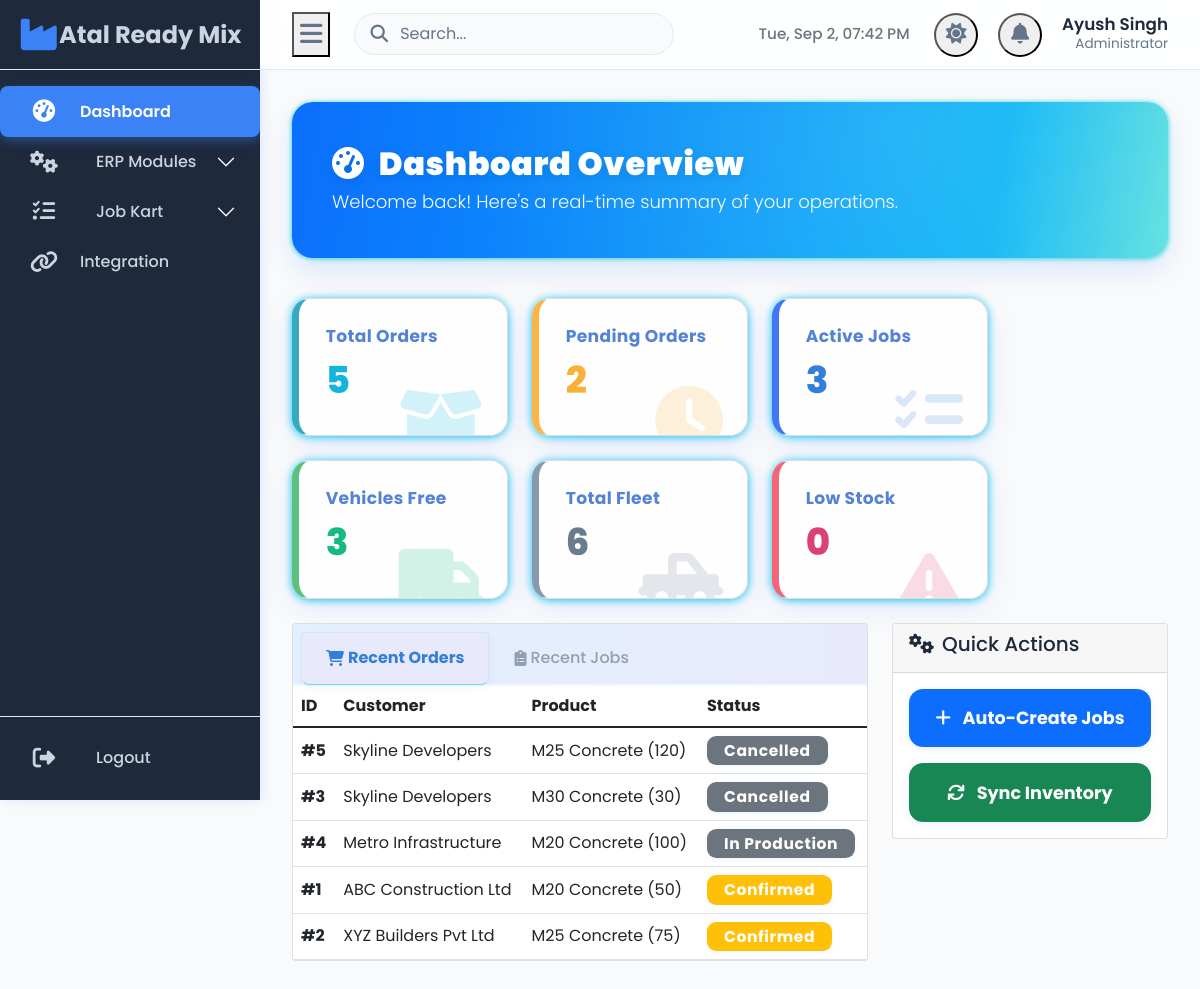
The page /dashboard (signed in) on the database its author committed.
### tables this page shows
CREATE TABLE Orders (
    OrderID INTEGER PRIMARY KEY AUTOINCREMENT,
    CustomerID INTEGER,
    ProductID INTEGER,
    Quantity INTEGER,
    OrderDate DATE,
    DeliverySite TEXT,
    ScheduledDate DATE,
    Status TEXT,
    CreatedBy INTEGER,
    FOREIGN KEY (CustomerID) REFERENCES Customers(CustomerID),
    FOREIGN KEY (ProductID) REFERENCES Products(ProductID),
    FOREIGN KEY (CreatedBy) REFERENCES Users(UserID)
);

CREATE TABLE Customers (
    CustomerID INTEGER PRIMARY KEY AUTOINCREMENT,
    CustomerName TEXT,
    Address TEXT,
    Phone TEXT,
    Email TEXT
);

CREATE TABLE Products (
    ProductID INTEGER PRIMARY KEY AUTOINCREMENT,
    ProductName TEXT NOT NULL,
    Description TEXT,
    Unit TEXT,
    MixDesign TEXT
);

### app.py (the view)
@app.route('/dashboard')
@login_required
def dashboard():
    conn = get_db_connection()
    stats = {}
    stats['total_orders'] = (conn.execute('SELECT COUNT(*) as count FROM Orders').fetchone() or {'count': 0})['count']
    stats['pending_orders'] = (conn.execute("SELECT COUNT(*) as count FROM Orders WHERE Status IN ('Confirmed', 'Pending')").fetchone() or {'count': 0})['count']
    stats['active_jobs'] = (conn.execute("SELECT COUNT(*) as count FROM JobCards WHERE Status IN ('Open', 'In Progress')").fetchone() or {'count': 0})['count']
    stats['total_vehicles'] = (conn.execute('SELECT COUNT(*) as count FROM Vehicles').fetchone() or {'count': 0})['count']
    stats['available_vehicles'] = (conn.execute("SELECT COUNT(*) as count FROM Vehicles WHERE Status = 'Available'").fetchone() or {'count': 0})['count']
    stats['low_inventory'] = (conn.execute('SELECT COUNT(*) as count FROM Inventory WHERE CurrentStock <= Threshold').fetchone() or {'count': 0})['count']
    recent_orders = conn.execute('SELECT o.OrderID, c.CustomerName, p.ProductName, o.Quantity, o.OrderDate, o.Status FROM Orders o JOIN Customers c ON o.CustomerID = c.CustomerID JOIN Products p ON o.ProductID = p.ProductID ORDER BY o.OrderDate DESC LIMIT 5').fetchall()
    recent_jobs = conn.execute('SELECT jc.JobCardID, jc.JobType, jc.Description, jc.Status, jc.Priority, e.Name as AssignedTo FROM JobCards jc LEFT JOIN Employees e ON jc.AssignedTo = e.EmployeeID ORDER BY jc.JobCardID DESC LIMIT 5').fetchall()
    low_inventory = conn.execute('SELECT MaterialName, CurrentStock, Unit, Threshold FROM Inventory WHERE CurrentStock <= Threshold ORDER BY (CurrentStock/Threshold) ASC').fetchall()
    conn.close()
    return render_template('dashboard.html', stats=stats, recent_orders=recent_orders, recent_jobs=recent_jobs, low_inventory=low_inventory)

### app.py (called while the page is built)
def get_db_connection():
    conn = sqlite3.connect(DATABASE, timeout=10)
    conn.row_factory = sqlite3.Row
    return conn

def login_required(f):
    @wraps(f)
    def decorated_function(*args, **kwargs):
        if 'user_id' not in session:
            return redirect(url_for('login'))
        return f(*args, **kwargs)
    return decorated_function

### templates/dashboard.html (shortened to what this page needs)
{% extends "base.html" %}
{% block content %}
<div class="main-header">
    <h2><i class="fas fa-tachometer-alt me-2"></i> Dashboard Overview</h2>
    <p class="lead mb-0">Welcome back! Here's a real-time summary of your operations.</p>
</div>
<div class="row g-4 mb-4">
    <div class="col-lg-2 col-md-4 col-sm-6">
        <div class="card stats-card border-info-left">
            <div class="card-body">
                <h5>Total Orders</h5>
                <p class="text-info-dark">{{ stats.total_orders }}</p>
                <div class="icon text-info-dark"><i class="fas fa-box-open"></i></div>
            </div>
        </div>
    </div>
    <div class="col-lg-2 col-md-4 col-sm-6">
        <div class="card stats-card border-warning-left">
            <div class="card-body">
                <h5>Pending Orders</h5>
                <p class="text-warning-dark">{{ stats.pending_orders }}</p>
                <div class="icon text-warning-dark"><i class="fas fa-clock"></i></div>
            </div>
        </div>
    </div>
    <div class="col-lg-2 col-md-4 col-sm-6">
        <div class="card stats-card border-primary-left">
            <div class="card-body">
                <h5>Active Jobs</h5>
                <p class="text-primary-dark">{{ stats.active_jobs }}</p>
                <div class="icon text-primary-dark"><i class="fas fa-tasks"></i></div>
            </div>
        </div>
    </div>
    <div class="col-lg-2 col-md-4 col-sm-6">
        <div class="card stats-card border-success-left">
            <div class="card-body">
                <h5>Vehicles Free</h5>
                <p class="text-success-dark">{{ stats.available_vehicles }}</p>
                <div class="icon text-success-dark"><i class="fas fa-truck"></i></div>
            </div>
        </div>
    </div>
    <div class="col-lg-2 col-md-4 col-sm-6">
        <div class="card stats-card border-secondary-left">
            <div class="card-body">
                <h5>Total Fleet</h5>
                <p class="text-secondary-dark">{{ stats.total_vehicles }}</p>
                <div class="icon text-secondary-dark"><i class="fas fa-truck-pickup"></i></div>
            </div>
        </div>
    </div>
    <div class="col-lg-2 col-md-4 col-sm-6">
        <div class="card stats-card border-danger-left">
            <div class="card-body">
                <h5>Low Stock</h5>
                <p class="text-danger-dark">{{ stats.low_inventory }}</p>
                <div class="icon text-danger-dark"><i class="fas fa-exclamation-triangle"></i></div>
            </div>
        </div>
    </div>
</div>
<div class="row g-4">
    <div class="col-lg-8">
        <div class="card card-table h-100">
            <div class="card-header">
                <ul class="nav nav-tabs card-header-tabs" id="data-tabs" role="tablist">
                    <li class="nav-item" role="presentation">
                        <button class="nav-link active" id="orders-tab" data-bs-toggle="tab" data-bs-target="#orders-panel" type="button">
                            <i class="fas fa-shopping-cart me-1"></i> Recent Orders
                        </button>
                    </li>
                    <li class="nav-item" role="presentation">
                        <button class="nav-link" id="jobs-tab" data-bs-toggle="tab" data-bs-target="#jobs-panel" type="button">
                            <i class="fas fa-clipboard-list me-1"></i> Recent Jobs
                        </button>
                    </li>
                </ul>
            </div>
            <div class="card-body p-0">
                <div class="tab-content">
                    <div class="tab-pane fade show active" id="orders-panel" role="tabpanel">
                        <div class="table-responsive">
                            <table class="table table-hover mb-0">
                                <thead>
                                    <tr><th>ID</th><th>Customer</th><th>Product</th><th>Status</th></tr>
                                </thead>
                                <tbody>
                                    {% for order in recent_orders %}
                                    <tr>
                                        <td><strong>#{{ order.OrderID }}</strong></td>
                                        <td>{{ order.CustomerName }}</td>
                                        <td>{{ order.ProductName }} ({{ order.Quantity }})</td>
                                        <td><span class="badge bg-{% if order.Status == 'Confirmed' %}warning{% elif order.Status == 'Delivered' %}success{% else %}secondary{% endif %}">{{ order.Status }}</span></td>
                                    </tr>
                                    {% endfor %}
                                </tbody>
                            </table>
                        </div>
                    </div>
                </div>
            </div>
        </div>
    </div>
    <div class="col-lg-4">
        <div class="card">
            <div class="card-header">
                <h5><i class="fas fa-cogs me-2"></i>Quick Actions</h5>
            </div>
            <div class="card-body">
                <div class="d-grid gap-3">
                    <button class="btn btn-primary btn-lg" onclick="autoCreateJobs()"><i class="fas fa-plus me-2"></i> Auto-Create Jobs</button>
                    <button class="btn btn-success btn-lg" onclick="syncInventory()"><i class="fas fa-sync me-2"></i> Sync Inventory</button>
                </div>
            </div>
        </div>
    </div>
</div>
{% endblock %}

### templates/base.html (style rules this page uses)
:root { --sidebar-width: 260px; --sidebar-width-collapsed: 88px; --topbar-height: 70px; --color-sidebar-bg-light: #1e293b; --color-sidebar-text-light: #cbd5e1; --color-sidebar-text-hover-light: #f8fafc; --color-sidebar-accent-light: #3b82f6; --color-main-bg-light: #f9fafb; --color-text-light: #1e293b; --color-text-muted-light: #64748b; --color-border-light: #e2e8f0; --color-card-bg-light: #ffffff; --color-shadow-light: rgba(59, 130, 246, 0.15); --color-topbar-bg-light: rgba(255, 255, 255, 0.85); --color-sidebar-bg-dark: #111827; --color-sidebar-text-dark: #9ca3af; --color-sidebar-text-hover-dark: #f3f4f6; --color-sidebar-accent-dark: #60a5fa; --color-main-bg-dark: #0f172a; --color-text-dark: #e0e7ff; --color-text-muted-dark: #94a3b8; --color-border-dark: #374151; --color-card-bg-dark: #1e293b; --color-shadow-dark: rgba(0, 0, 0, 0.3); --color-topbar-bg-dark: rgba(31, 41, 55, 0.85); }
[data-theme="light"] { --sidebar-bg: var(--color-sidebar-bg-light); --sidebar-text: var(--color-sidebar-text-light); --sidebar-text-hover: var(--color-sidebar-text-hover-light); --sidebar-accent: var(--color-sidebar-accent-light); --main-bg: var(--color-main-bg-light); --text-color: var(--color-text-light); --text-muted: var(--color-text-muted-light); --border-color: var(--color-border-light); --card-bg: var(--color-card-bg-light); --shadow-color: var(--color-shadow-light); --topbar-bg: var(--color-topbar-bg-light); }
* { box-sizing: border-box; }
body { margin: 0; font-family: 'Poppins', sans-serif; background-color: var(--main-bg); color: var(--text-color); overflow-x: hidden; transition: background-color 0.3s ease, color 0.3s ease; }
.nav-link, .accordion-button { display: flex; align-items: center; padding: 0.85rem 1.5rem; color: var(--sidebar-text); font-weight: 500; font-size: 1rem; border-radius: 0.5rem; transition: background-color 0.25s ease, color 0.25s ease; white-space: nowrap; cursor: pointer; }
.nav-link.active { background-color: var(--sidebar-accent); color: #fff; font-weight: 600; box-shadow: 0 4px 12px rgba(59, 130, 246, 0.4); }

### rows shown on the page
Orders: OrderID "5", CustomerName "Skyline Developers", ProductName "M25 Concrete", Quantity "120", Status "Cancelled"
Orders: OrderID "3", CustomerName "Skyline Developers", ProductName "M30 Concrete", Quantity "30", Status "Cancelled"
Orders: OrderID "4", CustomerName "Metro Infrastructure", ProductName "M20 Concrete", Quantity "100", Status "In Production"
Orders: OrderID "1", CustomerName "ABC Construction Ltd", ProductName "M20 Concrete", Quantity "50", Status "Confirmed"
Orders: OrderID "2", CustomerName "XYZ Builders Pvt Ltd", ProductName "M25 Concrete", Quantity "75", Status "Confirmed"

### other values the page prints
{{ session.employee_name }} "Ayush Singh"
{{ session.role }} "Administrator"
{{ stats.total_orders }} "5"
{{ stats.pending_orders }} "2"
{{ stats.active_jobs }} "3"
{{ stats.available_vehicles }} "3"
{{ stats.total_vehicles }} "6"
{{ stats.low_inventory }} "0"
